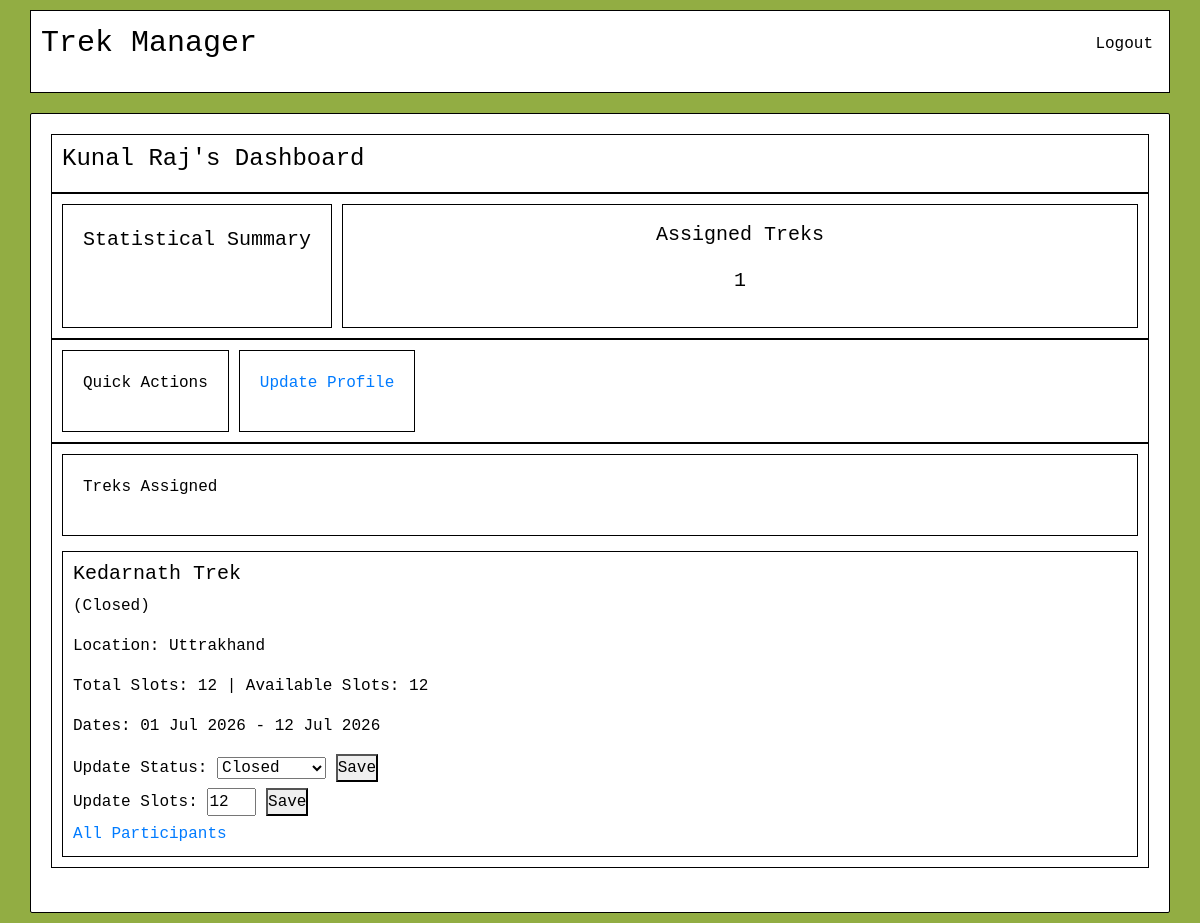
The page /staff/dashboard (signed in) on the database as committed earlier.
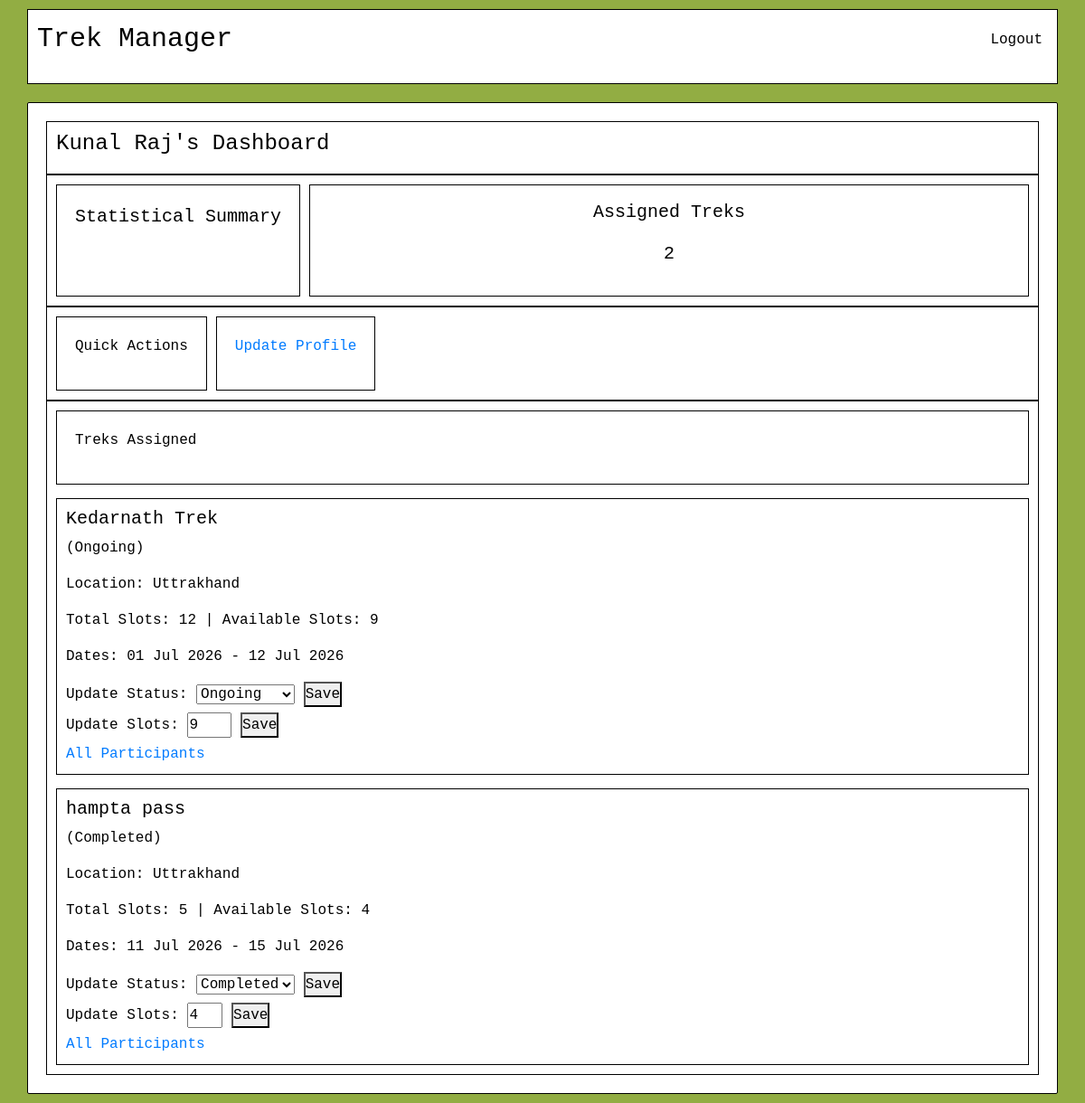
The same page on the database as committed later.
### models.py (models this page shows)
class Trek(db.Model):
    __tablename__ = "treks"
    id = db.Column(db.Integer, primary_key=True)
    title = db.Column(db.String(150), nullable=False)
    location = db.Column(db.String(100), nullable=False)
    difficulty = db.Column(db.String(20), nullable=False)
    duration = db.Column(db.Integer, nullable=False)
    total_slots = db.Column(db.Integer, nullable=False)
    available_slots = db.Column(db.Integer, nullable=False)
    status = db.Column(db.String(20), default="Pending")   # will track Open / Closed / Completed
    start_date = db.Column(db.DateTime, nullable=False)
    end_date = db.Column(db.DateTime, nullable=False)
    is_removed = db.Column(db.Boolean, nullable=False, default=False)
    staff_id = db.Column(db.Integer, db.ForeignKey("users.id"), nullable=True)
    bookings = db.relationship("Booking", backref="trek", lazy=True)

### staff.py (the view)
@staff.route("/dashboard")
def dashboard():
    count_assigned_treks = Trek.query.filter_by(staff_id=session['user_id'], is_removed=False).count()
    assigned_treks = Trek.query.filter_by(staff_id=session['user_id'], is_removed=False).all()
    return render_template("staff/dashboard.html", count_assigned_treks=count_assigned_treks, assigned_treks=assigned_treks)

### staff.py (called while the page is built)
@staff.before_request
def check_staff():
    if not session.get('user_id'):
        flash("Please log in to continue.", "error")
        return redirect(url_for('auth.login'))
    if session.get('role') != "Staff":
        flash("Unauthorised access.", "warning")
        return redirect(url_for('auth.login'))

### templates/staff/dashboard.html (shortened to what this page needs)
{% extends "base.html" %}
{% block content %}
<div class="dash-container">
    <div class="dash-header">
        <h4>{{ session['name'] }}'s Dashboard</h4>
    </div>
    <div class="dash-stats">
        <div class="admin-dash-head">
            <p>Statistical Summary</p>
        </div>
        <div class="dash-sum">
            <p>Assigned Treks</p>
            <p>{{ count_assigned_treks }}</p>
        </div>
    </div>
    <div class="dash-action">
        <div class="admin-dash-head">
            <p>Quick Actions</p>
        </div>
        <div class="action-links">
            <a href="{{ url_for('staff.edit_profile', user_id=session['user_id']) }}">Update Profile</a>
        </div>
    </div>
    <div class="treks-box">
        <div class="admin-dash-head">
            <p>Treks Assigned</p>
        </div>
        {% if assigned_treks %}
            {% for trek in assigned_treks %}
                <div class="trek-box">
                    <h5>{{ trek.title }}</h5>
                    <p>({{ trek.status }})</p>
                    <p>Location: {{ trek.location }}</p>
                    <p>Total Slots: {{ trek.total_slots }} | Available Slots: {{ trek.available_slots }}</p>
                    <p>Dates: {{ trek.start_date.strftime('%d %b %Y') }} - {{ trek.end_date.strftime('%d %b %Y') }}</p>
                    <form action="{{ url_for('staff.update_status', trek_id=trek.id) }}" method="POST">
                        <label>Update Status:</label>
                        <select name="status">
                            <option value="Ongoing" {{ 'selected' if trek.status == 'Ongoing' }}>Ongoing</option>
                            <option value="Closed" {{ 'selected' if trek.status == 'Closed' }}>Closed</option>
                            <option value="Completed" {{ 'selected' if trek.status == 'Completed' }}>Completed</option>
                        </select>
                        <button type="submit">Save</button>
                    </form>
                    <form action="{{ url_for('staff.update_slots', trek_id=trek.id) }}" method="POST">
                        <label>Update Slots:</label>
                        <input type="number" name="available_slots" value="{{ trek.available_slots }}" min="0" max="{{ trek.total_slots }}">
                        <button type="submit">Save</button>
                    </form>
                    <div>
                        <a href="{{ url_for('staff.registered_trekkers', trek_id=trek.id) }}">All Participants</a>
                    </div>
                </div>
            {% endfor %}
        {% else %}
            <div class="trek-box">
                <p> Waiting for admin to assign a trek.</p>
            </div>
        {% endif %}
    </div>
</div>
{% endblock %}

Rows that differ between the two databases and show on the page:
changed Trek "Kedarnath Trek": status "Closed" → "Ongoing"; available_slots "12" → "9"
now on this page (row edited): Trek: title "hampta pass", status "Completed", location "Uttrakhand", total_slots "5", available_slots "4", start_date "11 Jul 2026", end_date "15 Jul 2026"
Other text that changed with them:
{{ count_assigned_treks }}: "1" → "2"
